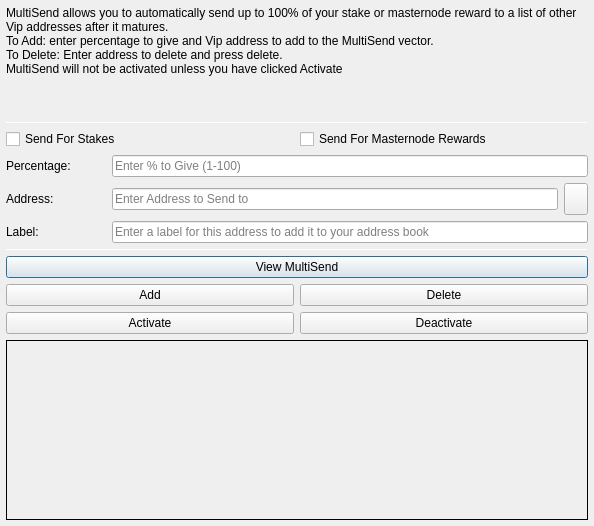
<?xml version="1.0" encoding="UTF-8"?>
<ui version="4.0">
 <class>MultiSendDialog</class>
 <widget class="QDialog" name="MultiSendDialog">
  <property name="windowModality">
   <enum>Qt::NonModal</enum>
  </property>
  <property name="geometry">
   <rect>
    <x>0</x>
    <y>0</y>
    <width>594</width>
    <height>526</height>
   </rect>
  </property>
  <property name="windowTitle">
   <string>MultiSend</string>
  </property>
  <layout class="QVBoxLayout" name="verticalLayout" stretch="0">
   <property name="leftMargin">
    <number>6</number>
   </property>
   <property name="topMargin">
    <number>6</number>
   </property>
   <property name="rightMargin">
    <number>6</number>
   </property>
   <property name="bottomMargin">
    <number>6</number>
   </property>
   <item>
    <layout class="QVBoxLayout" name="verticalLayout_Main" stretch="1,1,1,0,1,1,1">
     <item>
      <widget class="QLabel" name="label_2">
       <property name="lineWidth">
        <number>1</number>
       </property>
       <property name="text">
        <string>MultiSend allows you to automatically send up to 100% of your stake or masternode reward to a list of other Vip addresses after it matures.
To Add: enter percentage to give and Vip address to add to the MultiSend vector.
To Delete: Enter address to delete and press delete.
MultiSend will not be activated unless you have clicked Activate</string>
       </property>
       <property name="alignment">
        <set>Qt::AlignLeading|Qt::AlignLeft|Qt::AlignTop</set>
       </property>
       <property name="wordWrap">
        <bool>true</bool>
       </property>
      </widget>
     </item>
     <item>
      <widget class="Line" name="line">
       <property name="minimumSize">
        <size>
         <width>0</width>
         <height>1</height>
        </size>
       </property>
       <property name="maximumSize">
        <size>
         <width>16777215</width>
         <height>1</height>
        </size>
       </property>
       <property name="orientation">
        <enum>Qt::Horizontal</enum>
       </property>
      </widget>
     </item>
     <item>
      <layout class="QVBoxLayout" name="verticalLayout_Settings">
       <item>
        <layout class="QHBoxLayout" name="horizontalLayout">
         <item>
          <widget class="QCheckBox" name="multiSendStakeCheckBox">
           <property name="text">
            <string>Send For Stakes</string>
           </property>
          </widget>
         </item>
         <item>
          <widget class="QCheckBox" name="multiSendMasternodeCheckBox">
           <property name="text">
            <string>Send For Masternode Rewards</string>
           </property>
          </widget>
         </item>
        </layout>
       </item>
       <item>
        <layout class="QHBoxLayout" name="horizontalLayout_6">
         <item>
          <widget class="QLabel" name="label">
           <property name="minimumSize">
            <size>
             <width>100</width>
             <height>0</height>
            </size>
           </property>
           <property name="toolTip">
            <string>Percentage of stake to send</string>
           </property>
           <property name="text">
            <string>Percentage:</string>
           </property>
          </widget>
         </item>
         <item>
          <widget class="QLineEdit" name="multiSendPercentEdit">
           <property name="toolTip">
            <string>Enter whole numbers 1 - 100</string>
           </property>
           <property name="placeholderText">
            <string>Enter % to Give (1-100)</string>
           </property>
          </widget>
         </item>
        </layout>
       </item>
       <item>
        <layout class="QHBoxLayout" name="horizontalLayout_7">
         <item>
          <widget class="QLabel" name="label_5">
           <property name="minimumSize">
            <size>
             <width>100</width>
             <height>0</height>
            </size>
           </property>
           <property name="toolTip">
            <string>Address to send portion of stake to</string>
           </property>
           <property name="text">
            <string>Address:</string>
           </property>
          </widget>
         </item>
         <item>
          <widget class="QLineEdit" name="multiSendAddressEdit">
           <property name="toolTip">
            <string/>
           </property>
           <property name="placeholderText">
            <string>Enter Address to Send to</string>
           </property>
          </widget>
         </item>
         <item>
          <widget class="QToolButton" name="addressBookButton">
           <property name="maximumSize">
            <size>
             <width>16777215</width>
             <height>32</height>
            </size>
           </property>
           <property name="toolTip">
            <string>Choose an address from the address book</string>
           </property>
           <property name="text">
            <string/>
           </property>
           <property name="icon">
            <iconset resource="../vip.qrc">
             <normaloff>:/icons/address-book</normaloff>:/icons/address-book</iconset>
           </property>
           <property name="shortcut">
            <string>Alt+A</string>
           </property>
          </widget>
         </item>
        </layout>
       </item>
      </layout>
     </item>
     <item>
      <layout class="QHBoxLayout" name="horizontalLayout_3">
       <item>
        <widget class="QLabel" name="label_3">
         <property name="minimumSize">
          <size>
           <width>100</width>
           <height>0</height>
          </size>
         </property>
         <property name="text">
          <string>Label:</string>
         </property>
        </widget>
       </item>
       <item>
        <widget class="QLineEdit" name="labelAddressLabelEdit">
         <property name="placeholderText">
          <string>Enter a label for this address to add it to your address book</string>
         </property>
        </widget>
       </item>
      </layout>
     </item>
     <item>
      <widget class="Line" name="line_2">
       <property name="minimumSize">
        <size>
         <width>0</width>
         <height>1</height>
        </size>
       </property>
       <property name="maximumSize">
        <size>
         <width>16777215</width>
         <height>1</height>
        </size>
       </property>
       <property name="orientation">
        <enum>Qt::Horizontal</enum>
       </property>
      </widget>
     </item>
     <item>
      <layout class="QVBoxLayout" name="verticalLayout_Buttons">
       <item>
        <layout class="QHBoxLayout" name="horizontalLayout_4">
         <item>
          <widget class="QPushButton" name="viewButton">
           <property name="toolTip">
            <string/>
           </property>
           <property name="statusTip">
            <string>View MultiSend Vector</string>
           </property>
           <property name="text">
            <string>View MultiSend</string>
           </property>
          </widget>
         </item>
        </layout>
       </item>
       <item>
        <layout class="QHBoxLayout" name="horizontalLayout_2">
         <item>
          <widget class="QPushButton" name="addButton">
           <property name="toolTip">
            <string/>
           </property>
           <property name="statusTip">
            <string>Add to MultiSend Vector</string>
           </property>
           <property name="text">
            <string>Add</string>
           </property>
          </widget>
         </item>
         <item>
          <widget class="QPushButton" name="deleteButton">
           <property name="toolTip">
            <string/>
           </property>
           <property name="statusTip">
            <string>Delete Address From MultiSend Vector</string>
           </property>
           <property name="text">
            <string>Delete</string>
           </property>
          </widget>
         </item>
        </layout>
       </item>
       <item>
        <layout class="QHBoxLayout" name="horizontalLayout_5">
         <item>
          <widget class="QPushButton" name="activateButton">
           <property name="statusTip">
            <string>Activate MultiSend</string>
           </property>
           <property name="text">
            <string>Activate</string>
           </property>
          </widget>
         </item>
         <item>
          <widget class="QPushButton" name="disableButton">
           <property name="statusTip">
            <string>Deactivate MultiSend</string>
           </property>
           <property name="text">
            <string>Deactivate</string>
           </property>
          </widget>
         </item>
        </layout>
       </item>
      </layout>
     </item>
     <item>
      <widget class="QLabel" name="message">
       <property name="minimumSize">
        <size>
         <width>0</width>
         <height>180</height>
        </size>
       </property>
       <property name="frameShape">
        <enum>QFrame::Panel</enum>
       </property>
       <property name="frameShadow">
        <enum>QFrame::Plain</enum>
       </property>
       <property name="lineWidth">
        <number>1</number>
       </property>
       <property name="midLineWidth">
        <number>1</number>
       </property>
       <property name="text">
        <string/>
       </property>
       <property name="alignment">
        <set>Qt::AlignLeading|Qt::AlignLeft|Qt::AlignTop</set>
       </property>
       <property name="wordWrap">
        <bool>true</bool>
       </property>
      </widget>
     </item>
    </layout>
   </item>
  </layout>
 </widget>
 <resources>
  <include location="../vip.qrc"/>
 </resources>
 <connections/>
</ui>
